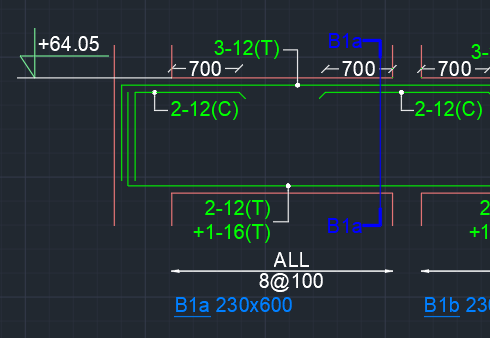
#> input picture data/1.png, 490 x 338 px
$ python test_code.py
#> lines starting #> are read from the running program, lines starting #| are printed output that depends on the picture; after the words box and inside, x2 and y2 are one past the last pixel; in counts of white or black regions, pixels touching at a corner belong together
# Preprocessing pipeline for OCR (no OCR/extraction included)
# This script implements the ordered steps discussed: upscale, denoise, color segmentation, morphology,
# line removal, deskew, CLAHE, binarization, small morphology, and saving intermediate results.
# It reads /mnt/data/1.png and writes several outputs to /mnt/data/.
#
# You can tweak parameters in the `params` dict below.
# No text extraction or pytesseract calls are included per request.

import cv2
import numpy as np
import os
from pathlib import Path

INPUT_PATH = 'data/1.png'
OUT_DIR = 'test_out'
os.makedirs(OUT_DIR, exist_ok=True)

# ---------- Parameters (tune these) ----------
params = {
    "upscale_factor": 1.5,               # initial upscale (2.0 = 2x)
    "denoise_method": "nl_means",       # 'bilateral' or 'nl_means' or None
    "bilateral": {"d":9, "sigmaColor":75, "sigmaSpace":75},
    "nl_means": {"h":10},
    # HSV ranges for color masks -- tune these with an HSV picker if needed
    "hsv_masks" : {
        "green": {"lower": (45, 50, 50), "upper": (75, 255, 255)},
        "blue":  {"lower": (105, 50, 50), "upper": (135, 255, 255)},
        "white": {"lower": (0, 0, 180), "upper": (179, 60, 255)}
    },
    "morph_kernel_small": (3,3),
    "morph_kernel_long": (25,1),         # used for detecting long horizontal structures
    "remove_line_min_len": 150,          # min length for HoughLine removal
    "deskew_min_pixels": 50,             # min nonzero pixels required to compute skew
    "clahe": {"clipLimit":3.0, "tileGridSize":(8,8)},
    "adaptive_thresh": {"blockSize": 31, "C": 10},  # odd blockSize
    "final_dilate_iter": 1,
    "final_erode_iter": 0,
    "final_scale_for_ocr": 1.0           # optionally upscale final binary for OCR
}

# ---------- Helper functions ----------
def resize_keep_ar(img, scale=1.0):
    h,w = img.shape[:2]
    if scale == 1.0:
        return img
    return cv2.resize(img, (int(w*scale), int(h*scale)), interpolation=cv2.INTER_LANCZOS4)

def denoise(img, method="bilateral"):
    if method == "bilateral":
        p = params["bilateral"]
        return cv2.bilateralFilter(img, d=p["d"], sigmaColor=p["sigmaColor"], sigmaSpace=p["sigmaSpace"])
    elif method == "nl_means":
        p = params["nl_means"]
        # FIX: preserve color for HSV masking
        return cv2.fastNlMeansDenoisingColored(img, None, p["h"], p["h"], 7, 21)
    else:
        return img.copy()

def hsv_color_masks(img_bgr, hsv_ranges):
    hsv = cv2.cvtColor(img_bgr, cv2.COLOR_BGR2HSV)
    combined = np.zeros(hsv.shape[:2], dtype=np.uint8)
    per_mask = {}
    for name, rng in hsv_ranges.items():
        lower = np.array(rng["lower"], dtype=np.uint8)
        upper = np.array(rng["upper"], dtype=np.uint8)
        m = cv2.inRange(hsv, lower, upper)
        per_mask[name] = m
        combined = cv2.bitwise_or(combined, m)
    return combined, per_mask

def morph_clean(mask, kernel_size=(3,3), close_iter=1, open_iter=1):
    kernel = cv2.getStructuringElement(cv2.MORPH_RECT, kernel_size)
    m = cv2.morphologyEx(mask, cv2.MORPH_CLOSE, kernel, iterations=close_iter)
    m = cv2.morphologyEx(m, cv2.MORPH_OPEN, kernel, iterations=open_iter)
    return m

def remove_long_lines(mask, orig_img=None, min_len=150, thickness=3):
    # Use HoughLinesP on edges to detect long straight lines (useful for CAD lines)
    edges = cv2.Canny(mask, 50, 150)
    # Tune Hough parameters if needed
    lines = cv2.HoughLinesP(edges, 1, np.pi/180, threshold=120, minLineLength=min_len, maxLineGap=20)
    line_mask = np.zeros_like(mask)
    if lines is None:
        return mask, line_mask
    for l in lines[:,0]:
        x1,y1,x2,y2 = l
        cv2.line(line_mask, (x1,y1), (x2,y2), 255, thickness)
    # Subtract line mask from mask
    cleaned = cv2.bitwise_and(mask, cv2.bitwise_not(line_mask))
    return cleaned, line_mask

# [15 lines left out: function deskew_image_using_mask, not called in this run]

def apply_clahe(gray):
    clahe = cv2.createCLAHE(clipLimit=params["clahe"]["clipLimit"], tileGridSize=params["clahe"]["tileGridSize"])
    return clahe.apply(gray)

def binarize_image(gray, method='otsu', adaptive=None):
    if method == 'otsu':
        _, th = cv2.threshold(gray, 0, 255, cv2.THRESH_BINARY + cv2.THRESH_OTSU)
        # Decide whether to invert - prefer black text on white background
        if np.mean(th) < 127:
            th = cv2.bitwise_not(th)
        return th
    elif method == 'adaptive':
        bs = adaptive.get("blockSize", 31)
        C = adaptive.get("C", 10)
        th = cv2.adaptiveThreshold(gray, 255, cv2.ADAPTIVE_THRESH_GAUSSIAN_C,
                                   cv2.THRESH_BINARY, bs, C)
        if np.mean(th) < 127:
            th = cv2.bitwise_not(th)
        return th
    else:
        # fallback simple threshold
        _, th = cv2.threshold(gray, 128, 255, cv2.THRESH_BINARY)
        return th

# ---------- Pipeline execution ----------
img = cv2.imread(INPUT_PATH)
#> img is the input picture: shape (338, 490, 3); mean B, G, R 53.9, 48.7, 37.4
if img is None:
    raise FileNotFoundError(f"Input not found: {INPUT_PATH}")

# 1) Upscale
img_up = resize_keep_ar(img, params["upscale_factor"])
# cv2.imwrite(os.path.join(OUT_DIR, '1_upscaled.png'), img_up)

# 2) Denoise (preserve edges)
img_deno = denoise(img_up, method=params["denoise_method"])
# cv2.imwrite(os.path.join(OUT_DIR, '2_denoised.png'), img_deno)

# 3) Color masks: green, white, blue (combine)
mask_combined, masks = hsv_color_masks(img_deno, params["hsv_masks"])
#> the loop in hsv_color_masks, `for name, rng in hsv_ranges.items():` made 3 passes
#> (name, lower, upper) on passes 1 to 3: ('green', [45, 50, 50], [75, 255, 255]), ('blue', [105, 50, 50], [135, 255, 255]), ('white', [0, 0, 180], [179, 60, 255])
#> pass 1, in hsv_color_masks, `m = cv2.inRange(hsv, lower, upper)`:
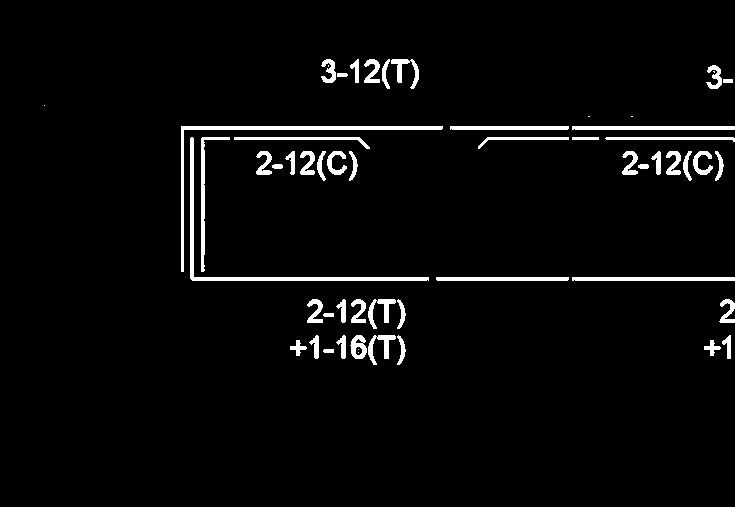
#> m: shape (507, 735); 3.5% white; 56 white regions (7 under 20 px), largest, box (x1, y1, x2, y2) and area: (190, 137, 429, 281) 1510, (181, 126, 443, 272) 1473, (572, 126, 735, 130) 651
#> after the loop in hsv_color_masks, `for name, rng in hsv_ranges.items():`:
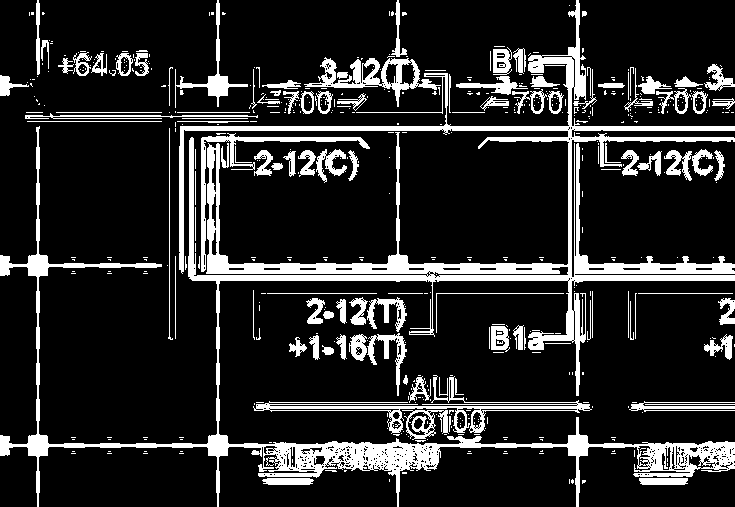
#> combined: shape (507, 735); 15.9% white; 537 white regions (419 under 20 px), largest, box (x1, y1, x2, y2) and area: (0, 0, 735, 507) 33028, (253, 375, 592, 434) 2637, (304, 57, 441, 107) 1829
#> after the loop in hsv_color_masks, `for name, rng in hsv_ranges.items():`: per_mask = 3 items
#> masks = 3 items
cv2.imwrite(os.path.join(OUT_DIR, '3_mask_combined.png'), mask_combined)
for k,v in masks.items():
    cv2.imwrite(os.path.join(OUT_DIR, f'3_mask_{k}.png'), v)
#> this loop made 3 passes
#> k on passes 1 to 3: 'green', 'blue', 'white'

# 4) Morphological clean on mask
mask_clean = morph_clean(mask_combined, kernel_size=params["morph_kernel_small"], close_iter=1, open_iter=1)
#> in morph_clean, `kernel = cv2.getStructuringElement(cv2.MORPH_RECT, kernel_size)`: kernel = [[1, 1, 1], [1, 1, 1], [1, 1, 1]]
# cv2.imwrite(os.path.join(OUT_DIR, '4_mask_clean.png'), mask_clean)

# 5) Remove long CAD drawing lines (use mask edges via Hough)
mask_no_lines, line_mask = remove_long_lines(mask_clean, orig_img=img_deno, min_len=params["remove_line_min_len"], thickness=3)
#> in remove_long_lines, `edges = cv2.Canny(mask, 50, 150)`:
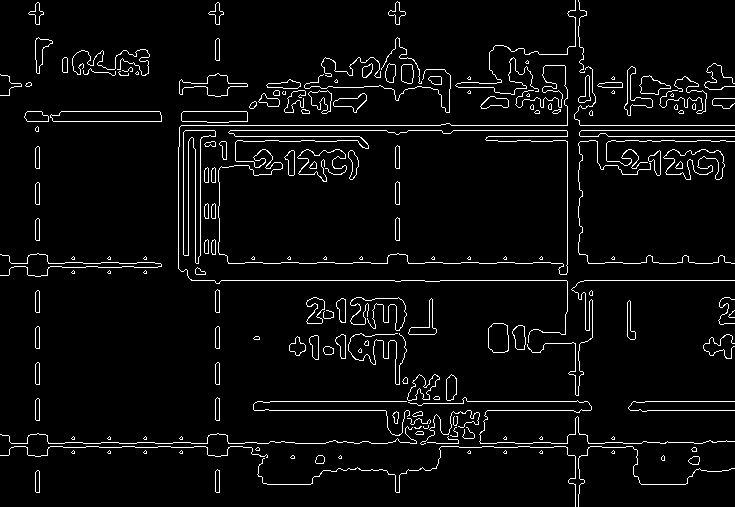
#> edges: shape (507, 735); 4.5% white in thin lines or dots
#> in remove_long_lines, `lines = cv2.HoughLinesP(edges, 1, np.pi/180, threshold=120, minLineLen..`: lines = 20 rows, first 6: [181, 125, 734, 125], [191, 280, 734, 280], [179, 130, 386, 130], [11, 443, 268, 443], [488, 136, 734, 136], [228, 263, 734, 263]
#> the loop in remove_long_lines, `for l in lines[:,0]:` made 20 passes
cv2.imwrite(os.path.join(OUT_DIR, '5_mask_no_lines.png'), mask_no_lines)
cv2.imwrite(os.path.join(OUT_DIR, '5_line_mask.png'), line_mask)

# 6) Optional: Connected component filtering (remove tiny blobs)
nb_components, labels, stats, centroids = cv2.connectedComponentsWithStats(mask_no_lines, connectivity=8)
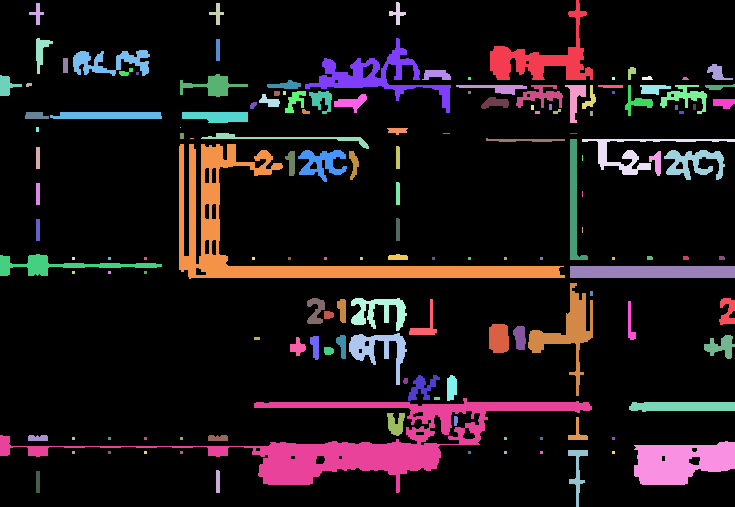
#> labels: shape (507, 735) int32; 150 distinct labels, from 0 to 149; one colour per label, 0 black
#> nb_components = 150; stats = 150 rows, first 6: [0, 0, 735, 507, 317272], [490, 0, 103, 80, 2418], [29, 3, 15, 22, 121], [209, 3, 15, 22, 121], [389, 2, 17, 23, 142], [36, 38, 17, 36, 261]; centroids = 150 pairs, first value 6.2 to 727.1, second value 13.13 to 481.5
filtered = np.zeros_like(mask_no_lines)
h_mean = img_deno.shape[0] / 100.0
for i in range(1, nb_components):
    area = stats[i, cv2.CC_STAT_AREA]
    w = stats[i, cv2.CC_STAT_WIDTH]
    h = stats[i, cv2.CC_STAT_HEIGHT]
    # heuristics: keep components with reasonable area and height
    if area >= 8 and h >= 6:   # tune thresholds if needed
        filtered[labels == i] = 255
#> this loop made 149 passes
#> (area, w, h) on passes 1 to 8: (2418, 103, 80), (121, 15, 22), (121, 15, 22), (142, 17, 23), (261, 17, 36), (88, 4, 22), (2490, 146, 75), (985, 77, 26)
#> filtered: shape (507, 735); 14.6% white; 86 white regions (2 under 20 px), largest, box (x1, y1, x2, y2) and area: (0, 398, 592, 493) 10562, (179, 144, 565, 279) 8758, (634, 441, 735, 485) 3245
cv2.imwrite(os.path.join(OUT_DIR, '6_mask_filtered_cc.png'), filtered)

# 7) Skip deskew - just use the filtered mask and denoised image directly
rotated = img_deno.copy()  # no rotation applied
angle = 0.0
# cv2.imwrite(os.path.join(OUT_DIR, '7_rotated.png'), rotated)
# print(f"Deskew skipped. Angle set to: {angle:.2f} degrees")

# 8) Convert to grayscale and CLAHE
gray_rot = cv2.cvtColor(rotated, cv2.COLOR_BGR2GRAY)
# cv2.imwrite(os.path.join(OUT_DIR, '8_gray_rotated.png'), gray_rot)
gray_clahe = apply_clahe(gray_rot)
#> in apply_clahe, `return clahe.apply(gray)`:
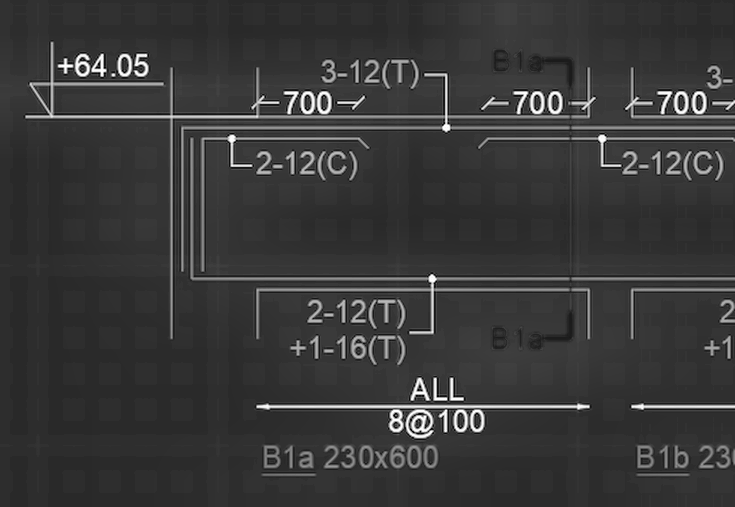
#> returned value: shape (507, 735); min 1, max 255, mean 57
# cv2.imwrite(os.path.join(OUT_DIR, '8_gray_clahe.png'), gray_clahe)

# 9) Binarize (choose adaptive or otsu)
# choose method automatically: if a lot of mask content, try otsu; otherwise adaptive
method = 'otsu' if np.count_nonzero(filtered) > 50 else 'adaptive'
#> method = 'otsu'
if method == 'otsu':
    bin_img = binarize_image(gray_clahe, method='otsu')
#> in binarize_image, `_, th = cv2.threshold(gray, 0, 255, cv2.THRESH_BINARY + cv2.THRESH_OTSU)`:
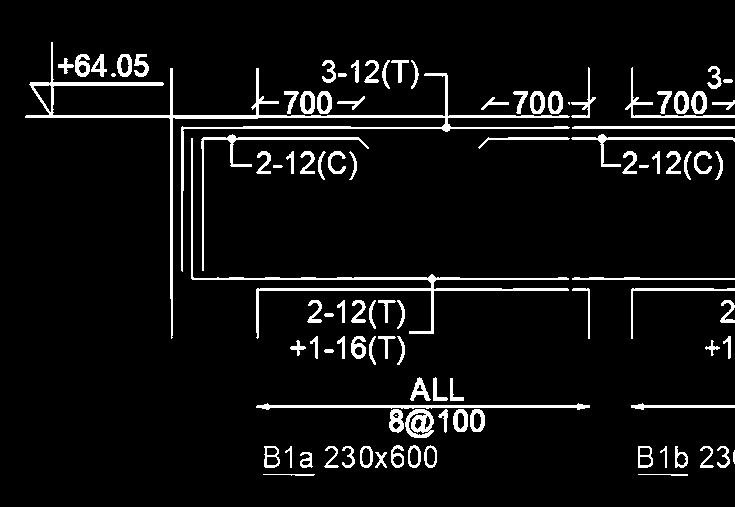
#> th: shape (507, 735); 6.4% white; 100 white regions (3 under 20 px), largest, box (x1, y1, x2, y2) and area: (25, 42, 570, 339) 4946, (191, 138, 569, 339) 2511, (256, 403, 590, 410) 1050
else:
    bin_img = binarize_image(gray_clahe, method='adaptive', adaptive=params["adaptive_thresh"])
# cv2.imwrite(os.path.join(OUT_DIR, '9_binarized_raw.png'), bin_img)

# 10) Small morphological cleanup on binary (strengthen glyphs)
kernel_small = cv2.getStructuringElement(cv2.MORPH_RECT, (2,2))
#> kernel_small = [[1, 1], [1, 1]]
if params["final_dilate_iter"] > 0:
    bin_img = cv2.morphologyEx(bin_img, cv2.MORPH_DILATE, kernel_small, iterations=params["final_dilate_iter"])
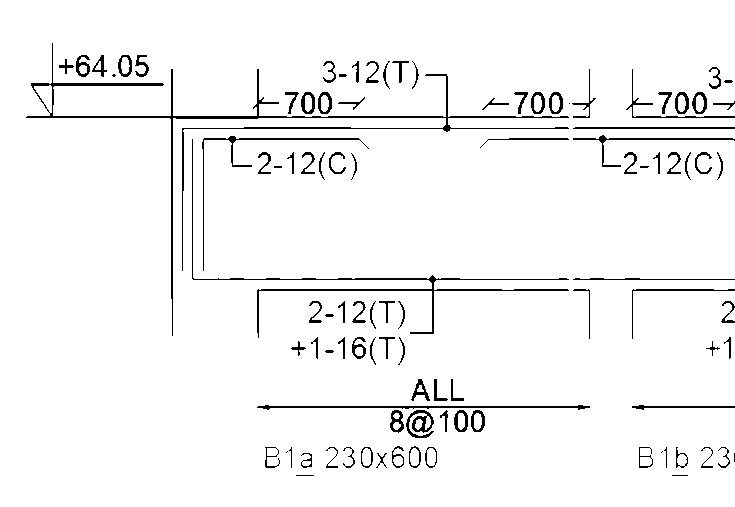
#> bin_img: shape (507, 735); 96% white; black in thin lines or dots, all inside (x1, y1, x2, y2) = (26, 43, 735, 476)
if params["final_erode_iter"] > 0:
    bin_img = cv2.morphologyEx(bin_img, cv2.MORPH_ERODE, kernel_small, iterations=params["final_erode_iter"])
# cv2.imwrite(os.path.join(OUT_DIR, '10_binarized_final.png'), bin_img)

# 11) Final scale if needed for OCR engines
if params["final_scale_for_ocr"] != 1.0:
    bin_img = resize_keep_ar(bin_img, params["final_scale_for_ocr"])

final_path = os.path.join(OUT_DIR, '11_preprocessed_for_ocr.png')
cv2.imwrite(final_path, bin_img)

print("Preprocessing complete. Saved intermediate files to:", OUT_DIR)
#| Preprocessing complete. Saved intermediate files to: test_out
print("Final preprocessed image:", final_path)
#| Final preprocessed image: test_out/11_preprocessed_for_ocr.png

# List saved files
for p in sorted(Path(OUT_DIR).glob('*')):
    print("-", p.name)
#| - 11_preprocessed_for_ocr.png

$ run again, with data/11.png copied over data/1.png
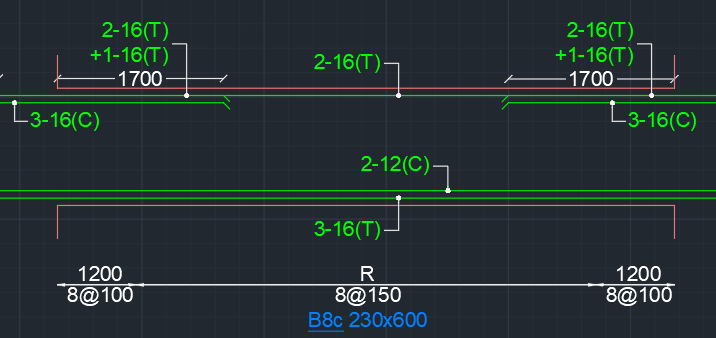
#> input picture data/11.png, 716 x 338 px
#> img is the input picture: shape (338, 716, 3); mean B, G, R 52.3, 49.8, 37.7
#> hsv: shape (507, 1074, 3); mean H, S, V 105, 83.6, 57.8
#> the loop in hsv_color_masks, `for name, rng in hsv_ranges.items():` made 3 passes
#> (name, lower, upper) on passes 1 to 3: ('green', [45, 50, 50], [75, 255, 255]), ('blue', [105, 50, 50], [135, 255, 255]), ('white', [0, 0, 180], [179, 60, 255])
#> pass 1, in hsv_color_masks, `m = cv2.inRange(hsv, lower, upper)`:
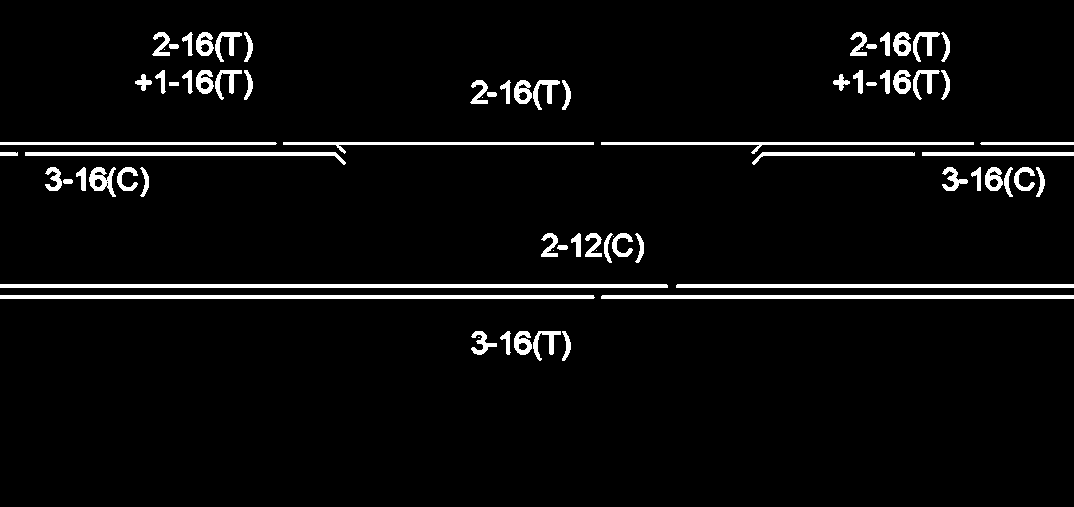
#> m: shape (507, 1074); 4.5% white; 75 white regions (7 under 20 px), largest, box (x1, y1, x2, y2) and area: (0, 284, 668, 288) 2671, (0, 295, 595, 299) 2377, (601, 295, 1074, 299) 1891
#> after the loop in hsv_color_masks, `for name, rng in hsv_ranges.items():`: per_mask = 3 items
#> the loop `for k,v in masks.items():` made 3 passes
#> k on passes 1 to 3: 'green', 'blue', 'white'
#> kernel = [[1, 1, 1], [1, 1, 1], [1, 1, 1]]
#> edges: shape (507, 1074); 4.3% white in thin lines or dots
#> lines = 33 rows, first 6: [0, 139, 1073, 139], [0, 145, 383, 145], [41, 299, 201, 299], [333, 282, 494, 282], [85, 429, 1012, 429], [211, 421, 879, 421]
#> the loop in remove_long_lines, `for l in lines[:,0]:` made 33 passes
#> cleaned: shape (507, 1074); 11.9% white; 179 white regions (33 under 20 px), largest, box (x1, y1, x2, y2) and area: (30, 142, 1074, 301) 10352, (459, 460, 642, 507) 5295, (203, 329, 590, 418) 4282
#> labels: shape (507, 1074) int32; 180 distinct labels, from 0 to 179
#> nb_components = 180; stats = 180 rows, first 6: [0, 0, 1074, 507, 479672], [30, 0, 9, 137, 283], [182, 0, 72, 100, 2626], [387, 0, 18, 123, 794], [561, 0, 41, 130, 1536], [761, 0, 8, 111, 346]; centroids = 180 pairs, first value 2.69 to 1055, second value 9.5 to 486
#> the loop `for i in range(1, nb_components):` made 179 passes
#> (area, w, h) on passes 1 to 3: (283, 9, 137), (2626, 72, 100), (794, 18, 123)
#> method = 'otsu'
#> kernel_small = [[1, 1], [1, 1]]
#> `bin_img = cv2.morphologyEx(bin_img, cv2.MORPH_DILATE, kernel_small, it..`:
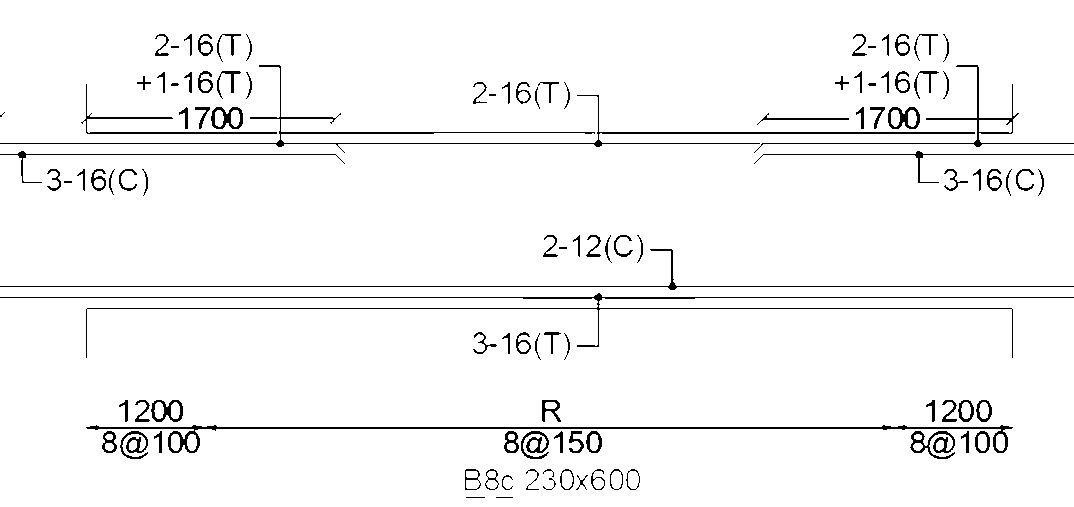
#> bin_img: shape (507, 1074); 96.3% white; black in thin lines or dots
#| Preprocessing complete. Saved intermediate files to: test_out
#| Final preprocessed image: test_out/11_preprocessed_for_ocr.png
#| - 11_preprocessed_for_ocr.png
